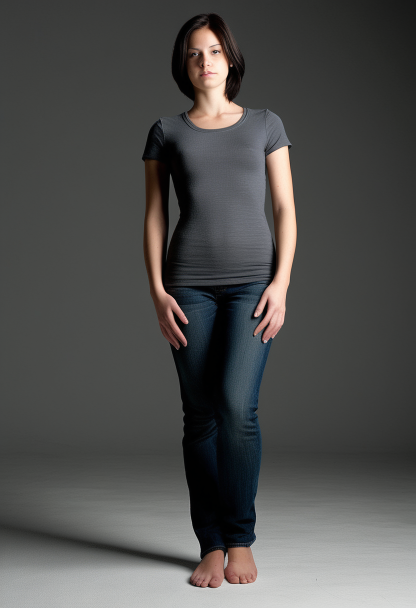
#> input picture specs/image-generator-tests/anatomy-edit-matrix/images/base-female-far.png, 832 x 1216 px (shown at 1/2 size)
$ python make-contact-sheet.py out.png 5 images/base-female-close.png images/base-female-far.png
#> lines starting #> are read from the running program, lines starting #| are printed output that depends on the picture
"""Build one labelled contact sheet so a whole comparison set can be reviewed in a single image.

Rows are filled left-to-right, top-to-bottom; each cell keeps its source filename as its label, so a
comparison set is readable without opening a dozen files.

Usage:
  make-contact-sheet.py <out.png> <cols> <caption> <file1> <file2> ...
"""
import os
import sys

from PIL import Image, ImageDraw, ImageFont

if len(sys.argv) < 5:
    raise SystemExit("usage: make-contact-sheet.py <out.png> <cols> <caption> <file...>")

out_path = sys.argv[1]
cols = int(sys.argv[2])
caption = sys.argv[3]
files = sys.argv[4:]

CELL_W, CELL_H = 360, 400
LABEL_H = 34
HEADER_H = 56 if caption else 0
PAD = 10
BG = (24, 24, 28)
LABEL_BG = (40, 40, 48)
TEXT = (235, 235, 240)

rows = (len(files) + cols - 1) // cols
width = PAD + cols * (CELL_W + PAD)
height = HEADER_H + PAD + rows * (CELL_H + LABEL_H + PAD)

sheet = Image.new("RGB", (width, height), BG)
draw = ImageDraw.Draw(sheet)


def load_font(size):
#> called with size = 15
    for candidate in (r"C:\Windows\Fonts\arial.ttf", r"C:\Windows\Fonts\segoeui.ttf"):
        if os.path.exists(candidate):
            try:
                return ImageFont.truetype(candidate, size)
            except OSError:
                pass
    return ImageFont.load_default()


font_label = load_font(15)
font_header = load_font(24)

if caption:
    draw.text((PAD, 16), caption, fill=TEXT, font=font_header)

for index, path in enumerate(files):
    row, col = divmod(index, cols)
    x = PAD + col * (CELL_W + PAD)
    y = HEADER_H + PAD + row * (CELL_H + LABEL_H + PAD)

    draw.rectangle([x, y, x + CELL_W, y + CELL_H + LABEL_H], fill=LABEL_BG)

    try:
        image = Image.open(path).convert("RGB")
#> image is the input picture: PIL image 832x1216 RGB; mean R, G, B 78.9, 78.7, 77.3
    except Exception as error:  # keep the sheet usable even if one file is unreadable
        draw.text((x + 8, y + 8), f"UNREADABLE: {error}", fill=(255, 120, 120), font=font_label)
        continue

    image.thumbnail((CELL_W - 8, CELL_H - 8))
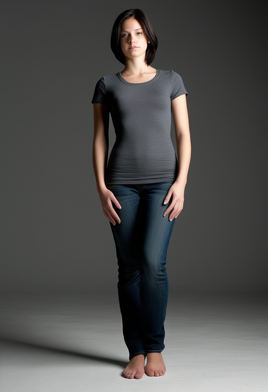
#> image: PIL image 268x392 RGB; mean R, G, B 78.9, 78.7, 77.3
    sheet.paste(image, (x + (CELL_W - image.size[0]) // 2, y + (CELL_H - image.size[1]) // 2))
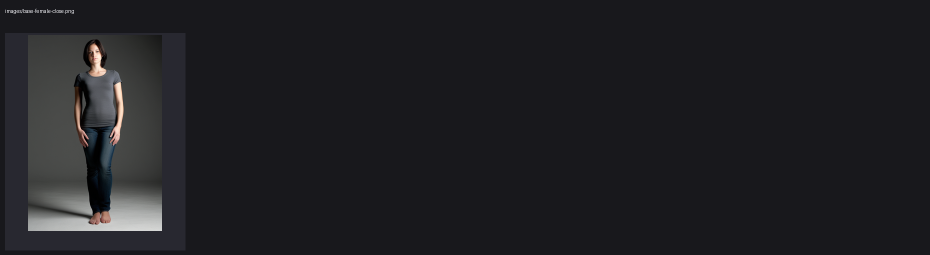
#> sheet: PIL image 1860x510 RGB (shown at 1/2 size); mean R, G, B 31, 31, 34.6

    label = os.path.basename(path).replace(".png", "")
    draw.text((x + 8, y + CELL_H + 6), label, fill=TEXT, font=font_label)

sheet.save(out_path)
print(f"{out_path}  {sheet.size[0]}x{sheet.size[1]}  cells={len(files)}")
#| out.png  1860x510  cells=1

$ run again, on specs/image-generator-tests/anatomy-edit-matrix/images/base-female-lying-close.png
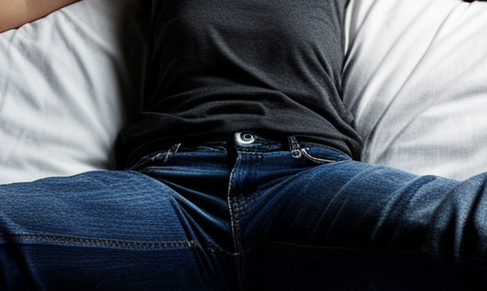
#> input picture specs/image-generator-tests/anatomy-edit-matrix/images/base-female-lying-close.png, 487 x 291 px
#> image is the input picture: PIL image 487x291 RGB; mean R, G, B 77, 83.3, 91.6
#> image: PIL image 352x210 RGB
#> `sheet.paste(image, (x + (CELL_W - image.size[0]) // 2, y + (CELL_H - i..`:
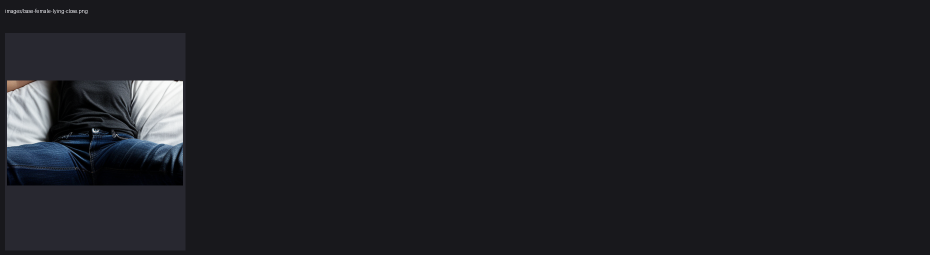
#> sheet: PIL image 1860x510 RGB (shown at 1/2 size); mean R, G, B 29.6, 30.1, 34.8
#| out.png  1860x510  cells=1

$ run again, on specs/image-generator-tests/anatomy-edit-matrix/images/base-female-lying-far.png
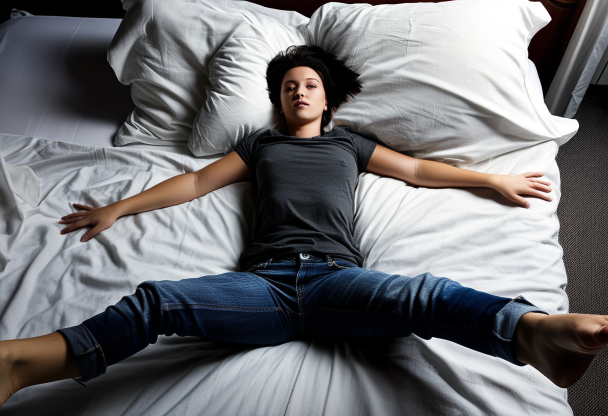
#> input picture specs/image-generator-tests/anatomy-edit-matrix/images/base-female-lying-far.png, 1216 x 832 px (shown at 1/2 size)
#> image is the input picture: PIL image 1216x832 RGB; mean R, G, B 113.2, 113.2, 115.7
#> `image.thumbnail((CELL_W - 8, CELL_H - 8))`:
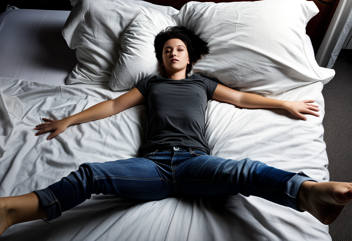
#> image: PIL image 352x241 RGB; mean R, G, B 113.2, 113.2, 115.8
#> `sheet.paste(image, (x + (CELL_W - image.size[0]) // 2, y + (CELL_H - i..`:
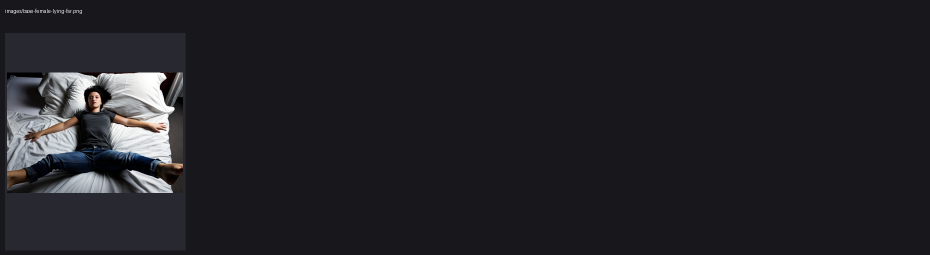
#> sheet: PIL image 1860x510 RGB (shown at 1/2 size); mean R, G, B 33.3, 33.3, 37.5
#| out.png  1860x510  cells=1
